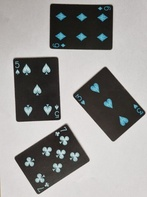
%> input picture src/samples/quatre_cartes.jpg, 147 x 197 px, shrunk from 302 x 403 before the run
$ octave Traitement.m   (GNU Octave 9; MATLAB toolbox functions it lacks are replaced by stand-ins)
%> lines starting %> are read from the running program, lines starting %| are printed output that depends on the picture; in (x1, y1, x2, y2) boxes, pixels count from 0 and x2, y2 are one past the last pixel; in counts of white or black regions, pixels touching at a corner belong together; the program's own positions count from 1
### src/Seuil.m
function output = Seuil(input, fond)

  % input --> L'image d'entrée
  % fond --> Le fond est-il clair ?
  % output --> Image seuilée

  moy = mean(input(:));
  output = (uint8)(((input < moy*0.5) & fond) | ((input > moy*1.5) & !fond))*255;
endfunction

### src/Dilatation.m
function output = Dilatation(input, taille)

  % img --> L'image originale
  % taille --> Taille du carré morphologique
  % output --> L'image dilatée

  pas = int16((taille-1)/2);
  milieu = 1+((taille*taille)-1)/2;
  centre = pas + 1;
  lig = size(input,1);
  col = size(input,2);
  output = input;
  for r=centre:lig-pas
    for c=centre:col-pas
        output(r,c) = max(max(input(r-pas:r+pas,c-pas:c+pas)));
    endfor
  endfor
endfunction

### src/Erosion.m
function output = Erosion(input, taille)

  % input --> L'image d'entrée
  % taille --> Taille du carré morphologique
  % output --> L'image érodée

  pas = uint16((taille-1)/2);
  milieu = 1+((taille*taille)-1)/2;
  centre = pas + 1;
  lig = size(input,1);
  col = size(input,2);
  output = input;
  for r=centre:lig-pas
    for c=centre:col-pas
        output(r,c) = min(min(input(r-pas:r+pas,c-pas:c+pas)));
    endfor
  endfor
endfunction

### src/Segmentation1.m
function imgseg = Segmentation1(img)

  % img --> L'image originale
  % imgseg --> Image apres une passe de segmentation

  lig = size(img,1);
  col = size(img,2);
  imgseg = img;
  etiquette = 1;
  for r=2:lig-1
    for c=2:col-1
        if (imgseg(r,c) == 255)
          if (imgseg(r,c-1) > 0)
            if (imgseg(r-1,c) > 0)
              imgseg(r,c) = min(imgseg(r,c-1),imgseg(r-1,c));
            else
              imgseg(r,c) = imgseg(r,c-1);
            endif
          else
            if (imgseg(r-1,c) > 0)
              imgseg(r,c) = imgseg(r-1,c);
            else
              imgseg(r,c) = etiquette;
              etiquette = etiquette+1;
            endif
          endif
        endif
    endfor
  endfor
endfunction

### src/Segmentation2.m
function imgseg = Segmentation2(img)

  % img --> L'image originale
  % imgseg --> Image apres 2eme passe de segmentation

  lig = size(img,1);
  col = size(img,2);
  imgseg = img;
  for r=lig-1:-1:2
    for c=col-1:-1:2
        if (imgseg(r,c) > 0)
          if (imgseg(r,c+1) > 0)
            if (imgseg(r+1,c) > 0)
              imgseg(r,c) = min(imgseg(r,c),min(imgseg(r,c+1),imgseg(r+1,c)));
            else
              imgseg(r,c) = min(imgseg(r,c),imgseg(r,c+1));
            endif
          else
            if (imgseg(r+1,c) > 0)
              imgseg(r,c) = min(imgseg(r,c),imgseg(r+1,c));
            endif
          endif
        endif
    endfor
  endfor
endfunction

### src/Segmentation3.m
function imgseg = Segmentation3(img)

  % img --> L'image originale
  % imgseg --> Image apres 3eme passe de segmentation

  lig = size(img,1);
  col = size(img,2);
  imgseg = img;
  for r=2:lig
    for c=col-1:-1:1
        if (imgseg(r,c) > 0)
          if (imgseg(r,c+1) > 0)
            if (imgseg(r-1,c) > 0)
              imgseg(r,c) = min(imgseg(r,c),min(imgseg(r,c+1),imgseg(r-1,c)));
            else
              imgseg(r,c) = min(imgseg(r,c),imgseg(r,c+1));
            endif
          else
            if (imgseg(r-1,c) > 0)
              imgseg(r,c) = min(imgseg(r,c),imgseg(r-1,c));
            endif
          endif
        endif
    endfor
  endfor
endfunction

### src/Etiquettage.m
function imgseg = Etiquettage(img)

  % img --> L'image originale
  % imgfil --> Image apres étiquettage

  lig = size(img,1);
  col = size(img,2);
  imgseg = img;
  maxi = max(img(:));
  tab = zeros(maxi,1);
  numetiq = 1;
  for r=1:lig
    for c=1:col
        if (img(r,c) > 0)
          if (tab(img(r,c)) == 0)
            tab(img(r,c)) = numetiq;
            numetiq = numetiq+1;
          endif
          imgseg(r,c) =  tab(img(r,c));
          endif
    endfor
  endfor
endfunction

### src/Masque.m
function output = Masque(input, masque)

  % input --> L'image d'entree
  % masque --> Le masque de passage
  % output --> L'image apres le masque

  output = (uint8)(zeros(size(input,1), size(input,2)));
  for r=1:size(input,1)
    for c=1:size(input,2)
      if (masque(r,c))
        output(r,c) = input(r,c);
      endif
    endfor
  endfor
endfunction

### src/NbEtiquettes.m
function nb = NbEtiquettes(image)

  % image --> Image etiquettée
  % nb --> Nombre d'étiquettes

  for k=1:255
	  f(k)=sum(sum(image == k));
  endfor
  nb=(find(f));
endfunction

### src/Barycentres.m
function object_position = Barycentres(img_seg)

  % img_seg --> Image segmentée
  % object_position --> Position des objets

  etiquettes = NbEtiquettes(img_seg);
  object_position=zeros(length(etiquettes),2);
  for m=1:length(etiquettes)
	  sumi=0;
	  sumj=0;
	  effectif=0;
    for i=2:size(img_seg,1)
        for j=2:size(img_seg,2)
            if (img_seg(i,j) == etiquettes(m))
                sumi=sumi+i;sumj=sumj+j;
                effectif=effectif+1;
            endif
        endfor
    endfor
    object_position(m,:)=[sumi/effectif,sumj/effectif];
  endfor
endfunction

### src/Traitement.m
% -------------------------------------------------------------------- %
%
% Tire        : Taitement d'images de cartes à jouer
% Date        : 31 / 03 / 2023
% Fonctions   : Barycentres, Dilatation, Erosion, Etiquettage, Masque, NbEtiquettes, segmentation1, segmentation2, segmentation3
% Description : Le but de notre programme est de pouvoir identifier la valeur de chaque carte
% Limites     : On ne traite pas les cartes qui sont des figures ( Roi, Dame, Valet )
% Commentaire : L'affiche de l'image final ne ce fait qu'à la fin du traitement.
%               Le temps d'éxecution est plutôt long ( ~ 1 min ).
%               Le programme fonctionne pour les 4 images fournies.
%
% -------------------------------------------------------------------- %

% -------------------------------------------------------------------- %
% PRE-TRAITEMENT DE L'IMAGE
% -------------------------------------------------------------------- %

% Vide la mémoire et charge le paquet 'image' de Octave
clear all
close all
pkg load image

% Chargement de notre image de travail
img = imread('samples/quatre_cartes.jpg');
%> img is the input picture: size 197x147x3 uint8; mean R, G, B 148.6, 147.9, 146.2

% On redimenssionne notre image afin qu'elle soit d'une taille inférieur ou égale à 400x400 pixels
% Comme les images prises par le téléphone sont en 4003x3003 pixels,
% nous devons alors réduire la taille de chaque image d'un facteur de 10.

img_rsz = imresize(img, [size(img,1)/1, size(img,2)/1]);
figure; imshow(img_rsz); % FIXME
print('original.png', '-dpng');

% On récupère la taille de notre image
taillex = size(img_rsz,1);
%> taillex = 197
tailley = size(img_rsz,2);
%> tailley = 147

disp(taillex);
%| 197
disp(tailley);
%| 147

% On transforme notre image RGB en image NVG
img_nvg = rgb2gray(img_rsz);

figure; imshow(img_nvg); % FIXME
print('card-grey.png', '-dpng');

% Opération de seuillage de notre image
img_seuil = Seuil(img_nvg, 1);
%> in Seuil, `moy = mean(input(:));`: moy = 147.9
%> in Seuil, `output = (uint8)(((input < moy*0.5) & fond) | ((input > moy*1.5) & !fo..`: output: size 197x147 uint8; 32.9% white; 4 white regions, box (x1, y1, x2, y2) and area: (50, 4, 113, 50) 2499, (73, 67, 145, 141) 2464, (13, 57, 60, 121) 2418, (15, 125, 89, 194) 2140

figure; imshow(img_seuil); % FIXME
print('card-black-white.png', '-dpng');

% -------------------------------------------------------------------- %
% TRAITEMENT DU MASQUE
% -------------------------------------------------------------------- %

% Dilatation et erosion de notre masque
msq = img_seuil;
for n=1:6
  msq = Dilatation(msq, 3);
endfor
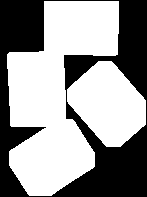
%> msq: size 197x147 uint8; 59.2% white; 1 black region, box (x1, y1, x2, y2) and area: (0, 0, 147, 197) 11828
for n=1:6
  msq = Erosion(msq, 3);
endfor
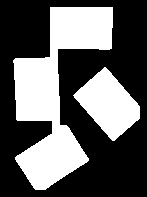
%> msq: size 197x147 uint8; 37.7% white; 2 white regions, box (x1, y1, x2, y2) and area: (13, 7, 113, 190) 8263, (73, 67, 140, 141) 2664

figure; imshow(msq); % FIXME
print('card-dilated.png', '-dpng');

% Segmentation des cartes présentes sur l'image
msq_seg1 = Segmentation1(msq);
%> after the loop in Segmentation1, `for r=2:lig-1`: etiquette = 59
msq_seg2 = Segmentation2(msq_seg1);
%> after the loop in Segmentation2, `for r=lig-1:-1:2`: imgseg: size 197x147 uint8; min 0, max 38, mean 0.9
msq_seg3 = Segmentation3(msq_seg2);
%> after the loop in Segmentation3, `for r=2:lig`:
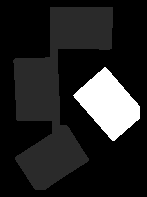
%> imgseg: size 197x147 uint8; min 0, max 6, mean 0.837; drawn with min black and max white

% On renumérote les étiquettes des cartes
msq_etq = Etiquettage(msq_seg3);
%> in Etiquettage, `maxi = max(img(:));`: maxi = 6
%> after the loop in Etiquettage, `for r=1:lig`:
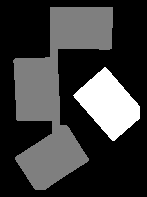
%> imgseg: size 197x147 uint8; 9.2% of pixels changed, all inside (x1, y1, x2, y2) = (73, 67, 140, 141); drawn with min black and max white
%> after the loop in Etiquettage, `for r=1:lig`: numetiq = 3; tab = [1; 0; 0; 0; 0; 2]

% figure; imshow(msq_etq); % FIXME
% figure; imshow(msq_seg1); colormap('jet');% FIXME
% figure; imshow(msq_seg2); colormap('jet');% FIXME
% msq_seg3(msq_seg3 ~= 0) = msq_seg3(msq_seg3 ~= 0) + 10;
% figure; imagesc(msq_seg3, [min(msq_seg3(:)) + 1, max(msq_seg3(:))]); colormap('jet'); axis image; axis off;% FIXME
% print('card-seg.png', '-dpng');


% -------------------------------------------------------------------- %
% TRAITEMENT DE L'IMAGE
% -------------------------------------------------------------------- %

% On utilise l'image seuil de la carte pour réaliser une opération de masquage sur l'image origniale.
% Le but est de récupérer uniquement les parties de l'image original où les carte sont présentent.
img_msq = Masque(255-img_seuil, msq);
%> after the loop in Masque, `for r=1:size(input,1)`: output: size 197x147 uint8; 5.5% white; 45 white regions (20 under 20 px), largest, box (x1, y1, x2, y2) and area: (41, 119, 67, 136) 137, (35, 173, 45, 183) 73, (42, 147, 52, 156) 72

% Opération d'érosion n°1
img_er = Erosion(img_msq, 5);
%> after the loop in Erosion (call 7), `for r=centre:lig-pas`: output: size 197x147 uint8; 0.36% white in thin lines or dots, all inside (x1, y1, x2, y2) = (25, 17, 125, 180)

% Opération de dilatation n°1
img_di = Dilatation(img_er, 5);
%> after the loop in Dilatation (call 7), `for r=centre:lig-pas`: output: size 197x147 uint8; 2.8% white; 20 white regions, largest, box (x1, y1, x2, y2) and area: (52, 120, 60, 130) 77, (50, 49, 58, 57) 64, (43, 148, 50, 155) 47

% Opération d'érosion n°2
img_er = Erosion(img_di, 7);
%> after the loop in Erosion (call 8), `for r=centre:lig-pas`: output: size 197x147 uint8; 0.03% white in thin lines or dots, all inside (x1, y1, x2, y2) = (53, 52, 57, 126)

% Opération de dilatation n°2
img_di = Dilatation(img_er, 9);
%> call 8 of Dilatation, with taille = 9
%> after the loop in Dilatation (call 8), `for r=centre:lig-pas`:
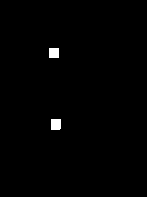
%> output: size 197x147 uint8; 0.72% white; 2 white regions, box (x1, y1, x2, y2) and area: (51, 119, 61, 130) 109, (49, 48, 59, 58) 100

figure; imshow(img_di); % FIXME
print('part-dilated.png', '-dpng');

% Segmentation des motifs présents sur les cartes
img_seg1 = Segmentation1(img_di);
%> after the loop in Segmentation1 (call 2), `for r=2:lig-1`:
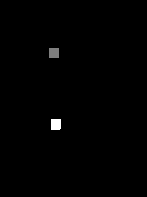
%> imgseg: size 197x147 uint8; 0.72% of pixels changed, all inside (x1, y1, x2, y2) = (49, 48, 61, 130); drawn with min black and max white
%> after the loop in Segmentation1 (call 2), `for r=2:lig-1`: etiquette = 3
img_seg2 = Segmentation2(img_seg1);
img_seg3 = Segmentation3(img_seg2);

% img_seg3(img_seg3 ~= 0) = img_seg3(img_seg3 ~= 0) + 10;
% figure; imagesc(img_seg3); colormap('jet'); axis image; axis off;% FIXME
% print('parts-seg.png', '-dpng');

% Détermine le nombres d'étiquettes différentes pour la segmentation des cartes et des motifs
nb_motifs = length(NbEtiquettes(img_seg3));
%> after the loop in NbEtiquettes, `for k=1:255`: f = 255 values, max 109 at index 2, min 0 at index 3, mean 0.82
%> in NbEtiquettes, `nb=(find(f));`: nb = [1 2]
%> nb_motifs = 2
nb_cartes = length(NbEtiquettes(msq_etq));
%> nb_cartes = 2

% Détermine la position des barycentres de chaque motif et de chaque carte.
pos_motifs = (uint16)(Barycentres(img_seg3));
%> in Barycentres, `etiquettes = NbEtiquettes(img_seg);`: etiquettes = [1 2]
%> after the loop in Barycentres, `for m=1:length(etiquettes)`: object_position = [53.5 54.5; 125 56.46]
%> pos_motifs = [54 55; 125 56]
pos_cartes = (uint16)(Barycentres(msq_etq));
%> pos_cartes = [93 57; 105 109]

% Détermine le nombre de motifs présent sur chaque carte.
%
% Pour ce faire, pour chaque motif, on prend la position de son barycentre sur l'image,
% et on regarde dans quelle zone étiquetté de l'image des carte segmenté on se situe,
% ce qui nous permet d'associer à chaque étiquette, donc chaque carte, un nombre de motifs.

cartes = zeros(nb_cartes,1);
for j=1:nb_motifs
  cartes(msq_etq(pos_motifs(j,1),pos_motifs(j,2))) += 1;
endfor
%> this loop made 2 passes
%> after the loop, cartes = [2; 0]

% On affiche l'image originale
figure; imshow(img);

% On affiche le nombre de motifs de chaque à la position des barycentres de celles-ci
for m=1:length(pos_cartes(:,1))
	coord=(uint16)(pos_cartes(m,:));
	text(coord(2),coord(1), num2str(cartes(m)), "fontsize", 25, "color", "white", "fontweight", "bold")
end
%> this loop made 2 passes
%> coord on passes 1 to 2: [93 57], [105 109]
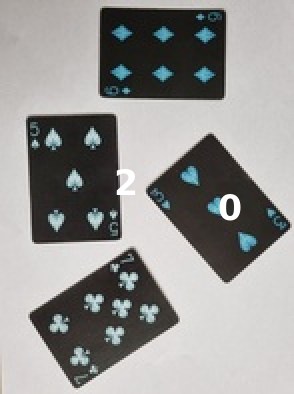
%> figure redrawn from the program's plot data; shown 2 times larger

disp("Script completed successfully !");
print('result.png', '-dpng');
